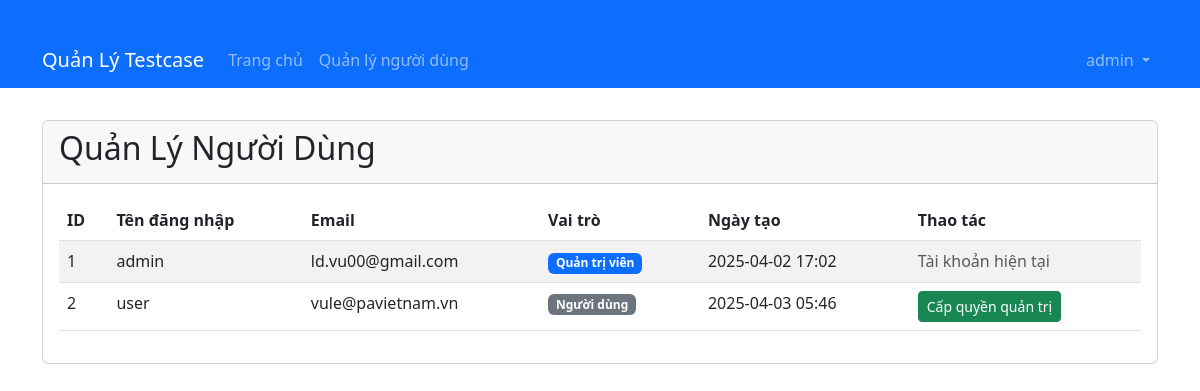
The app's page /auth/users (signed in) with its own data.
### models/user.py (models this page shows, shortened)
class User(db.Model):
    id = db.Column(db.Integer, primary_key=True)
    username = db.Column(db.String(64), unique=True, nullable=False)
    email = db.Column(db.String(120), unique=True, nullable=False)
    password_hash = db.Column(db.String(128))
    is_admin = db.Column(db.Boolean, default=False)
    created_at = db.Column(db.DateTime, default=datetime.utcnow)
    testcase_sets = db.relationship('TestCaseSet', backref='user', lazy=True)

### routes/auth.py (the view)
@auth_bp.route('/users')
@admin_required
def user_list():
    users = User.query.all()
    return render_template('auth/user_list.html', users=users)

### app.py (called while the page is built)
@app.context_processor
def inject_session():
    from flask import session
    return dict(session=session)

### routes/auth.py (called while the page is built)
def admin_required(f):
    @wraps(f)
    def decorated_function(*args, **kwargs):
        if 'user_id' not in session:
            flash('Vui lòng đăng nhập để tiếp tục', 'warning')
            return redirect(url_for('auth.login', next=request.url))
        user = User.query.get(session['user_id'])
        if not user or not user.is_admin:
            flash('Bạn không có quyền truy cập trang này', 'danger')
            return redirect(url_for('dashboard'))
        return f(*args, **kwargs)
    return decorated_function

### templates/auth/user_list.html (shortened to what this page needs)
{% extends 'base.html' %}
{% block content %}
<div class="card">
    <div class="card-header">
        <h2>Quản Lý Người Dùng</h2>
    </div>
    <div class="card-body">
        <div class="table-responsive">
            <table class="table table-striped table-hover">
                <thead>
                    <tr>
                        <th>ID</th>
                        <th>Tên đăng nhập</th>
                        <th>Email</th>
                        <th>Vai trò</th>
                        <th>Ngày tạo</th>
                        <th>Thao tác</th>
                    </tr>
                </thead>
                <tbody>
                    {% for user in users %}
                    <tr>
                        <td>{{ user.id }}</td>
                        <td>{{ user.username }}</td>
                        <td>{{ user.email }}</td>
                        <td>
                            <span class="badge {% if user.is_admin %}bg-primary{% else %}bg-secondary{% endif %}">
                                {% if user.is_admin %}Quản trị viên{% else %}Người dùng{% endif %}
                            </span>
                        </td>
                        <td>{{ user.created_at.strftime('%Y-%m-%d %H:%M') }}</td>
                        <td>
                            {% if user.id != session.user_id %}
                            <form action="{{ url_for('auth.toggle_admin', id=user.id) }}" method="post" class="d-inline">
                                <button type="submit" class="btn btn-sm {% if user.is_admin %}btn-warning{% else %}btn-success{% endif %}">
                                    {% if user.is_admin %}Thu hồi quyền quản trị{% else %}Cấp quyền quản trị{% endif %}
                                </button>
                            </form>
                            {% else %}
                            <span class="text-muted">Tài khoản hiện tại</span>
                            {% endif %}
                        </td>
                    </tr>
                    {% endfor %}
                </tbody>
            </table>
        </div>
    </div>
</div>
{% endblock %}

### templates/base.html (shortened to what this page needs)
<!DOCTYPE html>
<html lang="vi">
<head>
    <link href="https://cdn.jsdelivr.net/npm/bootstrap@5.3.0-alpha1/dist/css/bootstrap.min.css" rel="stylesheet">
    <link rel="stylesheet" href="https://cdnjs.cloudflare.com/ajax/libs/font-awesome/6.0.0-beta3/css/all.min.css">
</head>
<body>
    <nav class="navbar navbar-expand-lg navbar-dark bg-primary">
        <div class="container">
            <a class="navbar-brand" href="{{ url_for('dashboard') }}">Quản Lý Testcase</a>
            <div class="collapse navbar-collapse" id="navbarNav">
                <ul class="navbar-nav">
                    {% if session.user_id %}
                    <li class="nav-item">
                        <a class="nav-link" href="{{ url_for('dashboard') }}">Trang chủ</a>
                    </li>
                    {% if session.is_admin %}
                    <li class="nav-item">
                        <a class="nav-link" href="{{ url_for('auth.user_list') }}">Quản lý người dùng</a>
                    </li>
                    {% endif %}
                    {% endif %}
                </ul>
                <ul class="navbar-nav ms-auto">
                    {% if session.user_id %}
                    <li class="nav-item dropdown">
                        <a class="nav-link dropdown-toggle" href="#" id="navbarDropdown" role="button" data-bs-toggle="dropdown" aria-expanded="false">
                            {{ session.username }}
                        </a>
                    </li>
                    {% endif %}
                </ul>
            </div>
        </div>
    </nav>
    <div class="container">
        {% block content %}{% endblock %}
    </div>
</body>
</html>

### templates/base.html (style rules this page uses)
.container { margin-top: 2rem; }
.badge.bg-secondary { background-color: #6c757d !important; }

### records on screen
User: username "admin", id "1", email "ld.vu00@gmail.com", is_admin "Quản trị viên", created_at "2025-04-02 17:02", shows "Tài khoản hiện tại"
User: id "2", username "user", email "vule@pavietnam.vn", is_admin "Người dùng", created_at "2025-04-03 05:46"
